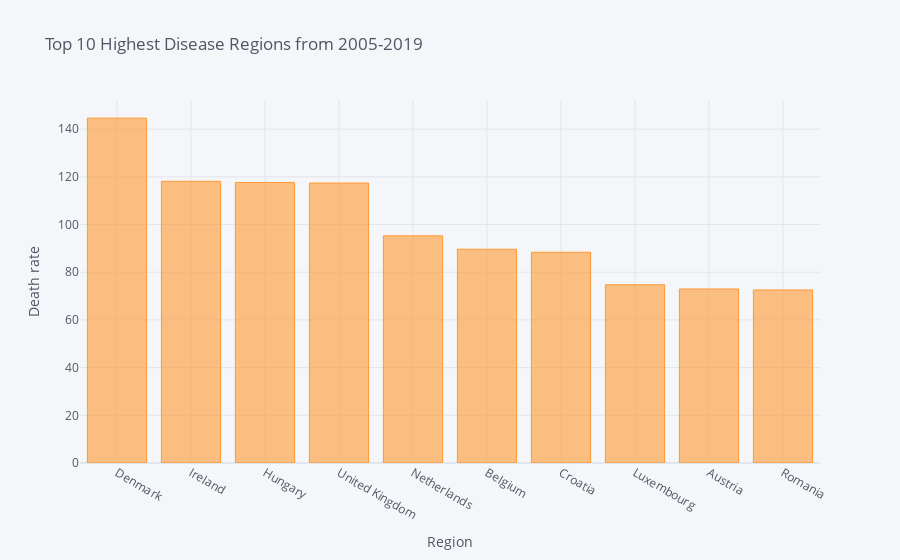

Notebook source saved alongside this figure:
### Markdown cell above
Top 10 Highest Disease Regions from 2005-2019

### Code cell
plt.figure(figsize=[40,19])

sdr_all = sdr_master.loc[sdr_master['SEX'] == 'ALL']

sdr_country = sdr_all.groupby('Country_long').mean()
sdr_country = sdr_country.loc[:, 2005: 2019].mean(axis =1)

region10 = sdr_country.nlargest(n=10)

region10.iplot(kind='bar', xTitle='Region',
                   yTitle='Death rate', title='Top 10 Highest Disease Regions from 2005-2019')

### Figure 1 — Plotly figure (JSON) as saved in the notebook; plotly's stock layout.template omitted (floating-point values rounded to 4 significant figures)
{"data": [{"marker": {"color": "rgba(255, 153, 51, 0.6)", "line": {"color": "rgba(255, 153, 51, 1.0)", "width": 1}}, "name": "None", "orientation": "v", "text": "", "type": "bar", "x": ["Denmark", "Ireland", "Hungary", "United Kingdom", "Netherlands", "Belgium", "Croatia", "Luxembourg", "Austria", "Romania"], "y": [144.6, 118.1, 117.7, 117.4, 95.26, 89.65, 88.37, 74.73, 72.97, 72.57]}], "layout": {"autosize": true, "legend": {"bgcolor": "#F5F6F9", "font": {"color": "#4D5663"}}, "paper_bgcolor": "#F5F6F9", "plot_bgcolor": "#F5F6F9", "title": {"font": {"color": "#4D5663"}, "text": "Top 10 Highest Disease Regions from 2005-2019"}, "xaxis": {"autorange": true, "gridcolor": "#E1E5ED", "range": [-0.5, 9.5], "showgrid": true, "tickfont": {"color": "#4D5663"}, "title": {"font": {"color": "#4D5663"}, "text": "Region"}, "type": "category", "zerolinecolor": "#E1E5ED"}, "yaxis": {"autorange": true, "gridcolor": "#E1E5ED", "range": [0, 152.2], "showgrid": true, "tickfont": {"color": "#4D5663"}, "title": {"font": {"color": "#4D5663"}, "text": "Death rate"}, "type": "linear", "zerolinecolor": "#E1E5ED"}}}
